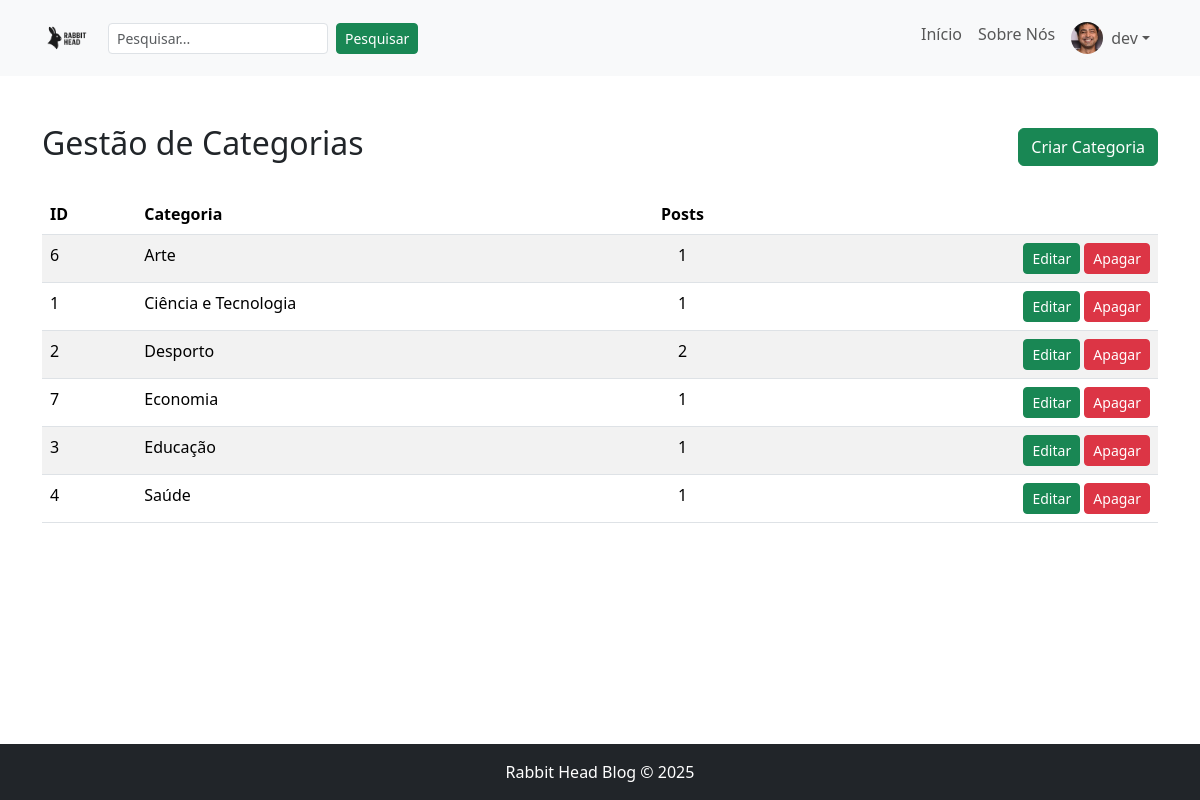
/admin/categories.php (signed in), run on the app's committed database.
### tables this page shows
CREATE TABLE `categorias` (
  `id_categoria` int NOT NULL AUTO_INCREMENT,
  `categoria` varchar(100) NOT NULL,
  PRIMARY KEY (`id_categoria`),
  UNIQUE KEY `categoria` (`categoria`)
);

### admin/categories.php (the view, shortened to what this page needs)
<?php
$conn = get_db();
$cats = [];
$sql = 'SELECT c.id_categoria, c.categoria, COUNT(a.id_artigo) as posts_count
        FROM Categorias c
        LEFT JOIN Artigos a ON c.id_categoria = a.id_categoria
        GROUP BY c.id_categoria, c.categoria
        ORDER BY c.categoria ASC';
if ($res = $conn->query($sql)) { while ($c = $res->fetch_assoc()) $cats[] = $c; $res->free(); }
function e($s){ return htmlspecialchars($s, ENT_QUOTES | ENT_SUBSTITUTE, 'UTF-8'); }
?>
<!DOCTYPE html>
<html lang="pt-pt">
<head>
    <link rel="stylesheet" href="../css/bootstrap.min.css">
    <link rel="stylesheet" href="../css/style.css">
</head>
<body>
<?php require_once __DIR__ . '/../partials/navbar.php'; ?>
<main class="container my-5">
    <div class="d-flex justify-content-between align-items-center mb-4">
        <h2>Gestão de Categorias</h2>
        <a class="btn btn-success" href="category_edit.php">Criar Categoria</a>
    </div>
    <?php if (count($cats) === 0): ?>
        <p>Nenhuma categoria encontrada.</p>
    <?php else: ?>
        <div class="table-responsive">
            <table class="table table-striped">
                <thead>
                    <tr>
                        <th>ID</th>
                        <th>Categoria</th>
                        <th class="text-center">Posts</th>
                        <th></th>
                    </tr>
                </thead>
                <tbody>
                <?php foreach ($cats as $c): ?>
                    <tr>
                        <td><?php echo e($c['id_categoria']); ?></td>
                        <td><?php echo e($c['categoria']); ?></td>
                        <td class="text-center"><?php echo (int)$c['posts_count']; ?></td>
                        <td class="text-end">
                            <a class="btn btn-sm btn-success" href="category_edit.php?id=<?php echo e($c['id_categoria']); ?>">Editar</a>
                            <a class="btn btn-sm btn-danger" href="delete_category.php?id=<?php echo e($c['id_categoria']); ?>" onclick="return confirm('Apagar esta categoria? Os artigos vão ficar sem categoria.');">Apagar</a>
                        </td>
                    </tr>
                <?php endforeach; ?>
                </tbody>
            </table>
        </div>
    <?php endif; ?>
</main>
<?php require_once __DIR__ . '/../partials/footer.php'; ?>
</body>
</html>

### css/style.css (style rules this page uses)
html, body { height: 100%; }
body { display: flex; flex-direction: column; min-height: 100vh; }
main { flex: 1 0 auto; }

### data on the page
categorias: id_categoria "6", categoria "Arte", posts_count "1"
categorias: id_categoria "1", categoria "Ciência e Tecnologia", posts_count "1"
categorias: id_categoria "2", categoria "Desporto", posts_count "2"
categorias: id_categoria "7", categoria "Economia", posts_count "1"
categorias: id_categoria "3", categoria "Educação", posts_count "1"
categorias: id_categoria "4", categoria "Saúde", posts_count "1"

### other printed values
$_SESSION['username'] "dev"
